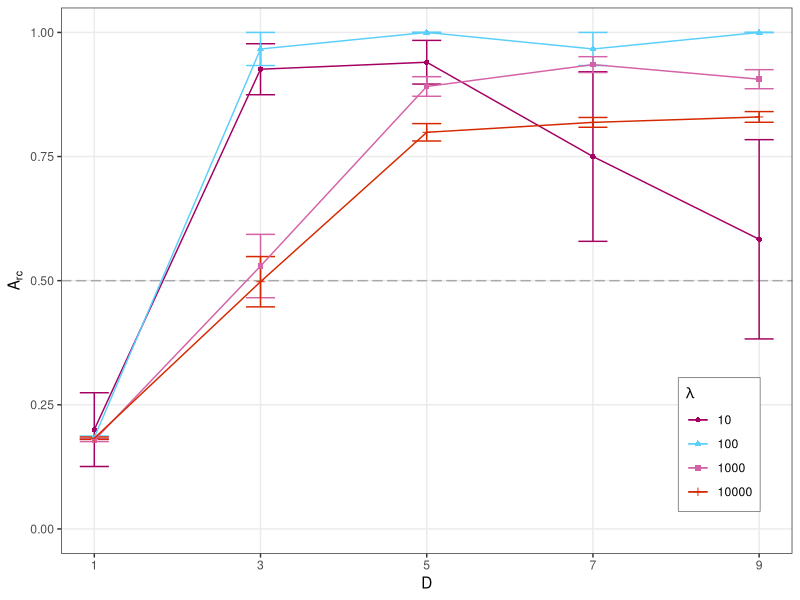
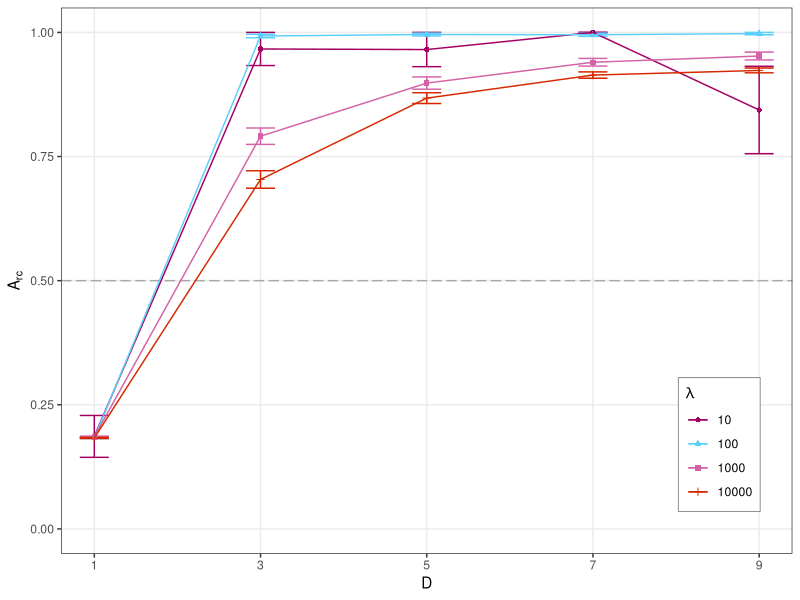
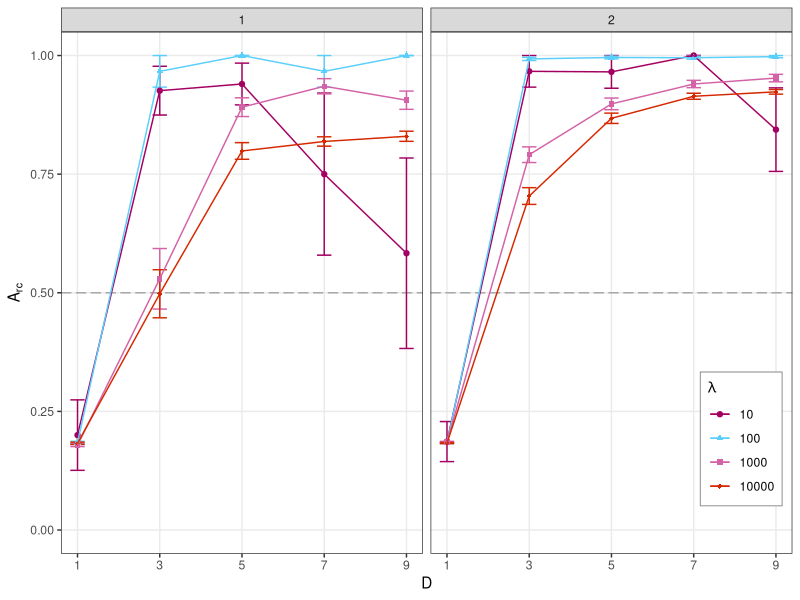
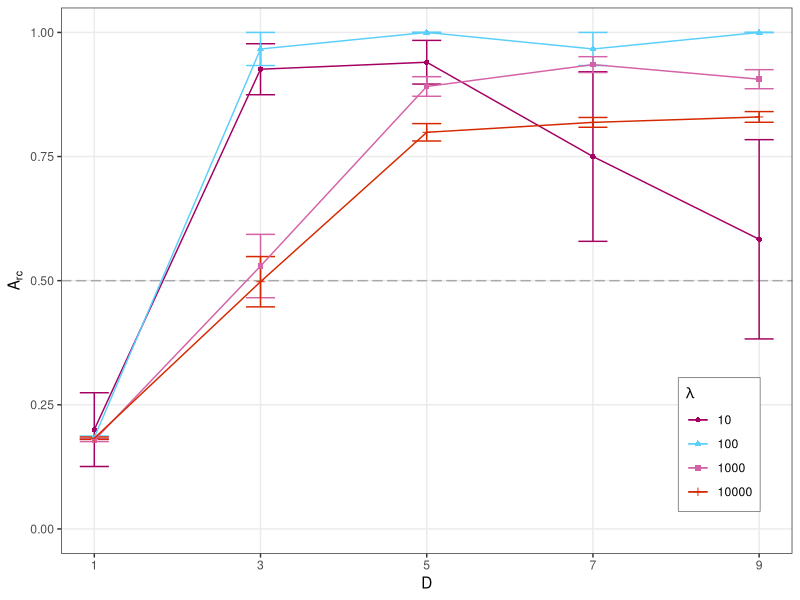
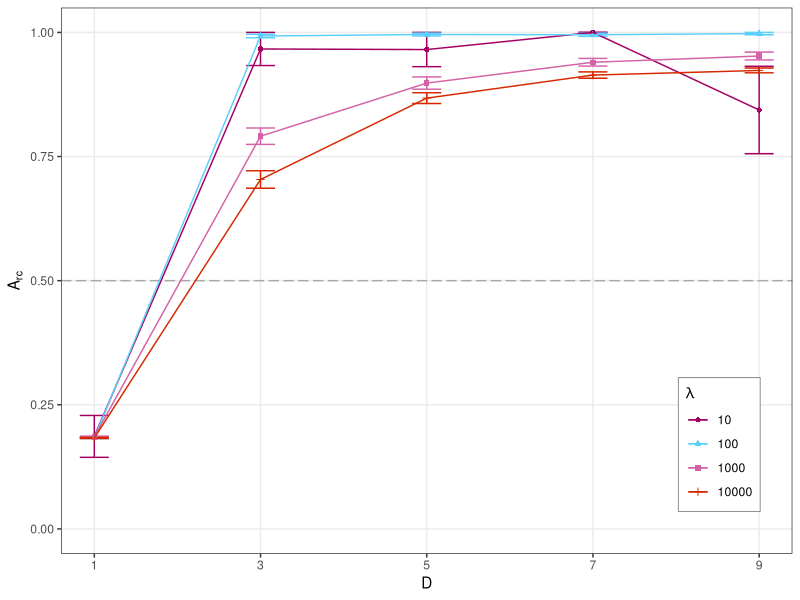
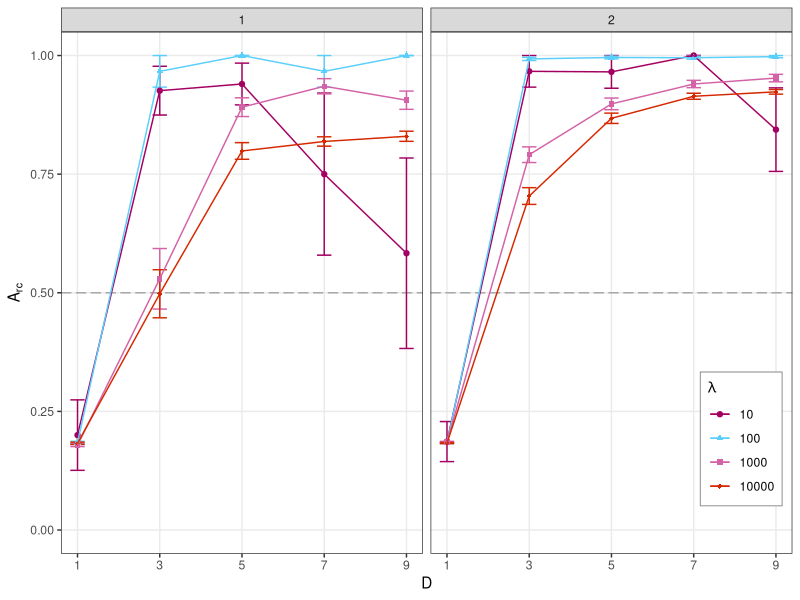

The R source for these figures, in order:
# Analyzer for disturbance simulations

library(tidyverse)
library(patchwork)
library(plotrix)

data <- read.csv(file.path("Data", "3-dist", "dist_results_s1.csv"))

# s1 results

ggplot(
    data = data,
    mapping = aes(x = separation_distance, y = Relative_concentration)
) +
    geom_hline(yintercept = 0.5, linetype = "longdash", color="darkgrey") +

    stat_summary(fun.data = "mean_se", geom="errorbar", width=0.35, mapping = aes(color=factor(disturb_freq))) +

    geom_point(stat = "summary", fun="mean", width=0.0005, mapping = aes(color=factor(disturb_freq), shape=factor(disturb_freq))) +
    geom_path(stat = "summary", fun="mean", mapping = aes(color=factor(disturb_freq))) +

    labs(
        x = "D",
        y = bquote(A[rc]),
        color = quote(lambda), shape = quote(lambda)
    ) +

    coord_cartesian(xlim=c(1, 9), ylim=c(0, 1)) +
    scale_x_continuous(breaks = c(1, 3, 5, 7, 9)) +
    scale_color_manual(values = c("#A40062", "#5BCFFB", "#D462A6", "#D62800")) +
    theme_bw() +
    theme(legend.position = c(0.9, 0.2), panel.grid.minor = element_blank(),
    legend.background = element_rect(colour="grey50", linewidth=0.3))
    ggsave(file.path("Analysis", "Figures", "dist_graph_s1.svg"), width = 6, height = 4)


# s2 results

data <- read.csv(file.path("Data", "3-dist", "dist_results_s2.csv"))

ggplot(
    data = data,
    mapping = aes(x = separation_distance, y = Relative_concentration)
) +
    geom_hline(yintercept = 0.5, linetype = "longdash", color="darkgrey") +

    stat_summary(fun.data = "mean_se", geom="errorbar", width=0.35, mapping = aes(color=factor(disturb_freq))) +

    geom_point(stat = "summary", fun="mean", width=0.0005, mapping = aes(color=factor(disturb_freq), shape=factor(disturb_freq))) +
    geom_path(stat = "summary", fun="mean", mapping = aes(color=factor(disturb_freq))) +

    labs(
        x = "D",
        y = bquote(A[rc]),
        color = quote(lambda), shape = quote(lambda)
    ) +

    coord_cartesian(xlim = c(1, 9), ylim = c(0, 1)) +
    scale_x_continuous(breaks = c(1, 3, 5, 7, 9)) +
    scale_color_manual(values = c("#A40062", "#5BCFFB", "#D462A6", "#D62800")) +
    theme_bw() +
    theme(legend.position = c(0.9, 0.2), panel.grid.minor = element_blank(),
    legend.background = element_rect(colour="grey50", linewidth=0.3))
    ggsave(file.path("Analysis", "Figures", "dist_graph_s2.svg"), width = 6, height = 4)


# Merged results

s1_d <- read.csv(file.path("Data", "3-dist", "dist_results_s1.csv"))
s2_d <- read.csv(file.path("Data", "3-dist", "dist_results_s2.csv"))
data <- rbind(s1_d, s2_d)

ggplot(
    data = data,
    mapping = aes(x = separation_distance, y = Relative_concentration)
) +
    geom_hline(yintercept = 0.5, linetype = "longdash", color="darkgrey") +

    stat_summary(fun.data = "mean_se", geom="errorbar", width=0.35, mapping = aes(color=factor(disturb_freq))) +

    geom_point(stat = "summary", fun="mean", width=0.0005, mapping = aes(color=factor(disturb_freq), shape=factor(disturb_freq))) +
    geom_path(stat = "summary", fun="mean", mapping = aes(color=factor(disturb_freq))) +

    labs(
        x = "D",
        y = bquote(A[rc]),
        color = quote(lambda), shape = quote(lambda)
    ) +

    coord_cartesian(xlim = c(1, 9), ylim = c(0, 1)) +
    scale_x_continuous(breaks = c(1, 3, 5, 7, 9)) +
    scale_color_manual(values = c("#A40062", "#5BCFFB", "#D462A6", "#D62800")) +
    scale_shape_manual(values = c(19, 17, 15, 18)) +
    theme_bw() +
    theme(legend.position = c(0.93, 0.22), panel.grid.minor = element_blank(),
    legend.background = element_rect(colour="grey50", linewidth=0.3)) +
    facet_wrap(~sites)
    ggsave(file.path("Analysis", "Figures", "dist_graph_merged.svg"), width = 8, height = 4)
